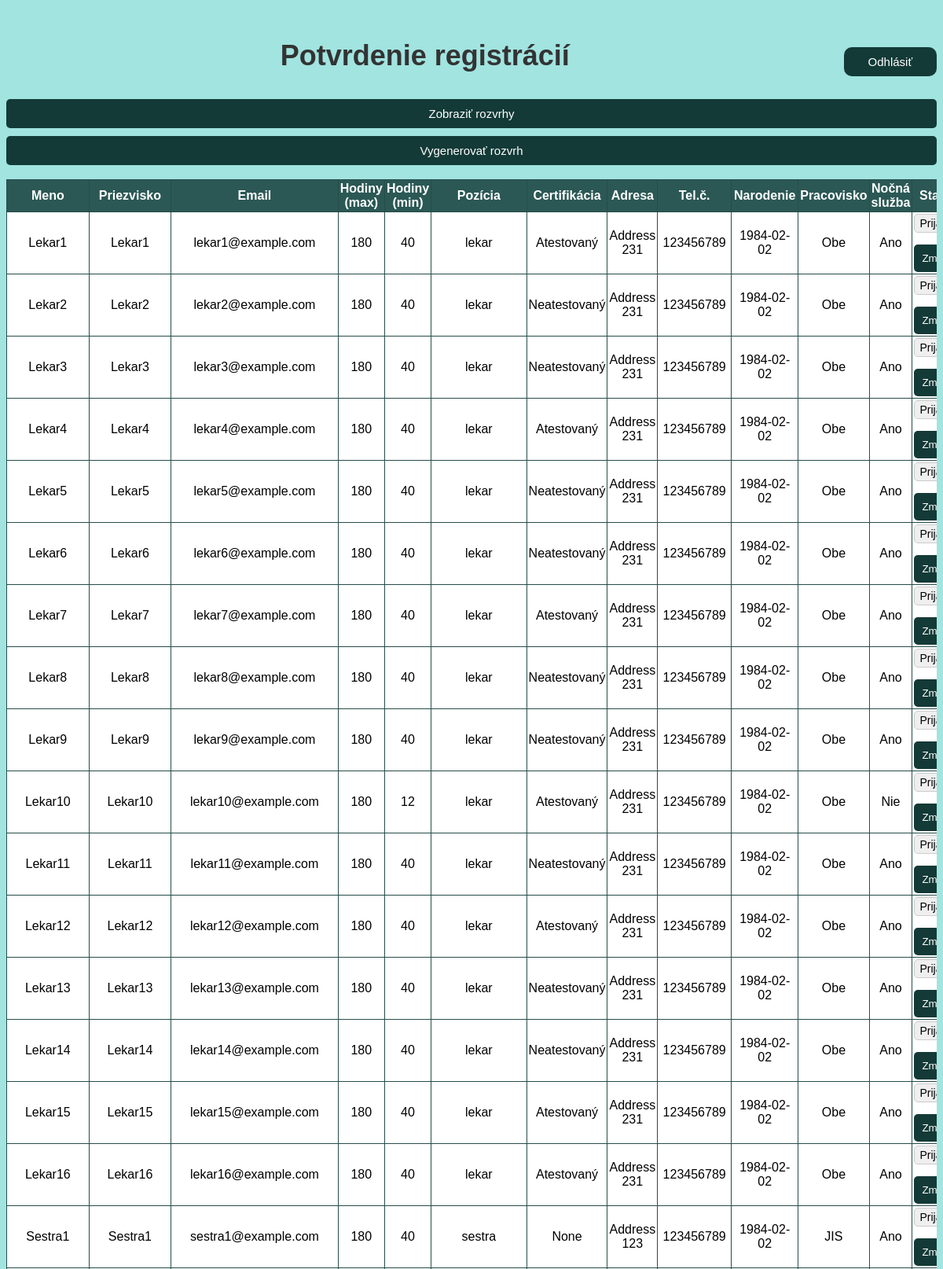
The page /admin (signed in, upper part) on the database its author committed.
### tables this page shows
CREATE TABLE "users" (
    id INTEGER PRIMARY KEY AUTOINCREMENT,
    first_name TEXT,
    last_name TEXT,
    email TEXT UNIQUE,
    password TEXT,
    max_hours TEXT,
    min_hours TEXT,
    position TEXT,
    is_certified TEXT,
    address TEXT,
    mobile TEXT,
    birthdate DATE,
    workplace TEXT,
    work_at_night TEXT,
    status TEXT
);

### app.py (the view)
@app.route('/admin')
@login_required
@admin_required
def admin():
    conn = sqlite3.connect('users.db')
    cursor = conn.cursor()
    cursor.execute("SELECT * FROM users WHERE id != 1")
    employees = cursor.fetchall()
    cursor.execute("SELECT * FROM lekari")
    doctors = cursor.fetchall()
    conn.close()
    message = None
    if 'message' in request.args:
        message = request.args['message']
    return render_template('admin.html', employees=employees, message=message, doctors=doctors)

### app.py (called while the page is built)
def login_required(func):
    @wraps(func)
    def decorated_function(*args, **kwargs):
        if 'user_id' not in session:
            return redirect(url_for('index'))
        return func(*args, **kwargs)
    return decorated_function

def admin_required(func):
    @wraps(func)
    def decorated_function(*args, **kwargs):
        if session.get('user_id') != 1:  # Predpokladáme, že ID admina je 1
            flash('Nemáte oprávnenie pristupovať k tejto stránke.', 'error')
            return redirect(url_for('index'))
        return func(*args, **kwargs)
    return decorated_function

@app.after_request
def add_header(response):
    response.headers['Cache-Control'] = 'no-cache, no-store, must-revalidate'
    response.headers['Pragma'] = 'no-cache'
    response.headers['Expires'] = '0'
    return response

### templates/admin.html (shortened to what this page needs)
<!DOCTYPE html>
<html lang="sk">
<head>
    <link rel="stylesheet" type="text/css" href="{{ url_for('static', filename='styles.css') }}?v=1.1">
</head>
<body>
    <form action="/logout" method="post">
        <button type="submit" class="logout">Odhlásiť</button>
    </form>
    <h1>Potvrdenie registrácií</h1>
    <form action="/choose_schedule" method="get">
        <button type="submit">Zobraziť rozvrhy</button>
    </form>
    <form action="/generate_schedule" method="post">
        <button type="submit">Vygenerovať rozvrh</button>
    </form>
    <br>
    <div class="table-container">
        <table border="1">
            <thead>
                <tr>
                    <th>Meno</th>
                    <th>Priezvisko</th>
                    <th>Email</th>
                    <th>Hodiny (max)</th>
                    <th>Hodiny (min)</th>
                    <th>Pozícia</th>
                    <th>Certifikácia</th>
                    <th>Adresa</th>
                    <th>Tel.č.</th>
                    <th>Narodenie</th>
                    <th>Pracovisko</th>
                    <th>Nočná služba</th>
                    <th>Status</th>
                </tr>
            </thead>
            <tbody>
                {% for employee in employees %}
                    <tr>
                        <td>{{ employee[1] }}</td>
                        <td>{{ employee[2] }}</td>
                        <td>{{ employee[3] }}</td>
                        <td>{{ employee[5] }}</td>
                        <td>{{ employee[6] }}</td>
                        <td>{{ employee[7] }}</td>
                        <td>{{ employee[8] }}</td>
                        <td>{{ employee[9] }}</td>
                        <td>{{ employee[10] }}</td>
                        <td>{{ employee[11] }}</td>
                        <td>{{ employee[12] }}</td>
                        <td>{{ employee[13] }}</td>
                        <td>
                            {% if employee[-1] == 'čakajúci' %}
                                <form action="{{ url_for('change_status', user_id=employee[0]) }}" method="post">
                                    <select name="status">
                                        <option value="prijatý">Prijať</option>
                                        <option value="zamietnuty">Zamietnuť</option>
                                        <option value="neaktívny">Neaktívny</option>
                                    </select>
                                    <input type="submit" value="Potvrdiť">
                                </form>
                            {% else %}
                                <form action="{{ url_for('change_status', user_id=employee[0]) }}" method="post">
                                    <select name="status">
                                        <option value="prijatý">Prijať</option>
                                    </select>
                                    <input type="submit" value="Zmeniť">
                                </form>
                            {% endif %}
                        </td>
                    </tr>
                {% endfor %}
            </tbody>
        </table>
    </div>
    <br>
</body>
</html>

### static/styles.css (style rules this page uses)
h1 { color: #333; font-size: 36px; text-align: center; margin-top: 50px; }
body { background-color: #a1e4e0; font-family: Arial, sans-serif; }
table { border-collapse: collapse; width: 90%; margin: auto; border-radius: 10px; }
th, td { border: 1.5px solid rgb(38, 77, 74); padding: 6px; text-align: center; }
th { background-color: rgb(43, 88, 85); color: #fff; }
td { cursor: pointer; background-color: #fff; }
.table-container { overflow-x: auto; max-width: 100%; }
.table-container th, .table-container td { padding: 2px; }
input[type="submit"] { width: 100%; background-color: rgb(19, 58, 55); color: #fff; padding: 10px; border: none; border-radius: 5px; cursor: pointer; }
button[type="submit"] { width: 100%; background-color: rgb(19, 58, 55); color: #fff; padding: 10px; border: none; border-radius: 5px; cursor: pointer; margin-top: 10px; font-size: 15px; }
button[type="submit"].logout { float: right; width: 10%; bottom: 10px; right: 5px; border-radius: 10px; cursor: pointer; }
select { width: 100%; padding: 10px; margin-bottom: 15px; border-radius: 5px; border: 1px solid #ccc; box-sizing: border-box; font-size: 16px; }
select[name="status"] { width: 100%; padding: 2px; margin-bottom: 15px; border-radius: 5px; border: 1px solid #ccc; box-sizing: border-box; font-size: 14px; }

### rows shown on the page
users: first_name "Lekar1", last_name "Lekar1", email "lekar1@example.com", max_hours "180", min_hours "40", position "lekar", is_certified "Atestovaný", address "Address 231", mobile "123456789", birthdate "1984-02-02", workplace "Obe", work_at_night "Ano"
users: first_name "Lekar2", last_name "Lekar2", email "lekar2@example.com", max_hours "180", min_hours "40", position "lekar", is_certified "Neatestovaný", address "Address 231", mobile "123456789", birthdate "1984-02-02", workplace "Obe", work_at_night "Ano"
users: first_name "Lekar3", last_name "Lekar3", email "lekar3@example.com", max_hours "180", min_hours "40", position "lekar", is_certified "Neatestovaný", address "Address 231", mobile "123456789", birthdate "1984-02-02", workplace "Obe", work_at_night "Ano"
users: first_name "Lekar4", last_name "Lekar4", email "lekar4@example.com", max_hours "180", min_hours "40", position "lekar", is_certified "Atestovaný", address "Address 231", mobile "123456789", birthdate "1984-02-02", workplace "Obe", work_at_night "Ano"
users: first_name "Lekar5", last_name "Lekar5", email "lekar5@example.com", max_hours "180", min_hours "40", position "lekar", is_certified "Neatestovaný", address "Address 231", mobile "123456789", birthdate "1984-02-02", workplace "Obe", work_at_night "Ano"
users: first_name "Lekar6", last_name "Lekar6", email "lekar6@example.com", max_hours "180", min_hours "40", position "lekar", is_certified "Neatestovaný", address "Address 231", mobile "123456789", birthdate "1984-02-02", workplace "Obe", work_at_night "Ano"
users: first_name "Lekar7", last_name "Lekar7", email "lekar7@example.com", max_hours "180", min_hours "40", position "lekar", is_certified "Atestovaný", address "Address 231", mobile "123456789", birthdate "1984-02-02", workplace "Obe", work_at_night "Ano"
users: first_name "Lekar8", last_name "Lekar8", email "lekar8@example.com", max_hours "180", min_hours "40", position "lekar", is_certified "Neatestovaný", address "Address 231", mobile "123456789", birthdate "1984-02-02", workplace "Obe", work_at_night "Ano"
users: first_name "Lekar9", last_name "Lekar9", email "lekar9@example.com", max_hours "180", min_hours "40", position "lekar", is_certified "Neatestovaný", address "Address 231", mobile "123456789", birthdate "1984-02-02", workplace "Obe", work_at_night "Ano"
users: first_name "Lekar10", last_name "Lekar10", email "lekar10@example.com", max_hours "180", min_hours "12", position "lekar", is_certified "Atestovaný", address "Address 231", mobile "123456789", birthdate "1984-02-02", workplace "Obe", work_at_night "Nie"
users: first_name "Lekar11", last_name "Lekar11", email "lekar11@example.com", max_hours "180", min_hours "40", position "lekar", is_certified "Neatestovaný", address "Address 231", mobile "123456789", birthdate "1984-02-02", workplace "Obe", work_at_night "Ano"
users: first_name "Lekar12", last_name "Lekar12", email "lekar12@example.com", max_hours "180", min_hours "40", position "lekar", is_certified "Atestovaný", address "Address 231", mobile "123456789", birthdate "1984-02-02", workplace "Obe", work_at_night "Ano"
users: first_name "Lekar13", last_name "Lekar13", email "lekar13@example.com", max_hours "180", min_hours "40", position "lekar", is_certified "Neatestovaný", address "Address 231", mobile "123456789", birthdate "1984-02-02", workplace "Obe", work_at_night "Ano"
users: first_name "Lekar14", last_name "Lekar14", email "lekar14@example.com", max_hours "180", min_hours "40", position "lekar", is_certified "Neatestovaný", address "Address 231", mobile "123456789", birthdate "1984-02-02", workplace "Obe", work_at_night "Ano"
users: first_name "Lekar15", last_name "Lekar15", email "lekar15@example.com", max_hours "180", min_hours "40", position "lekar", is_certified "Atestovaný", address "Address 231", mobile "123456789", birthdate "1984-02-02", workplace "Obe", work_at_night "Ano"
users: first_name "Lekar16", last_name "Lekar16", email "lekar16@example.com", max_hours "180", min_hours "40", position "lekar", is_certified "Atestovaný", address "Address 231", mobile "123456789", birthdate "1984-02-02", workplace "Obe", work_at_night "Ano"
users: first_name "Sestra1", last_name "Sestra1", email "sestra1@example.com", max_hours "180", min_hours "40", position "sestra", employee "None", address "Address 123", mobile "123456789", birthdate "1984-02-02", workplace "JIS", work_at_night "Ano"
